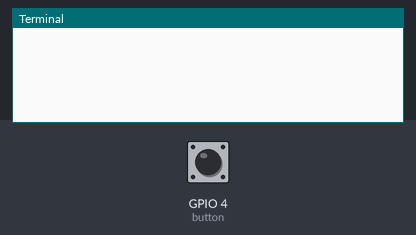
Simulated run of this program. Board: Raspberry Pi (BCM pin numbers). Parts: the last lines printed to the terminal. The test bench sets the inputs (shaded band); at power-on: GPIO 4 (button) HIGH.

Above: at 1.2 s.
1.3 s: GPIO 4 (button) pulled LOW for 0.15 s
At 2.0 s:
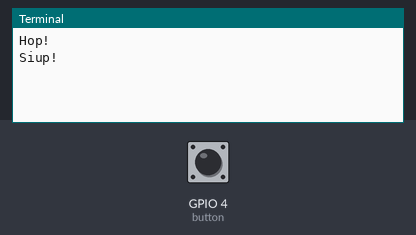
2.9 s: GPIO 4 (button) pulled LOW for 3.2 s
At 4.5 s:
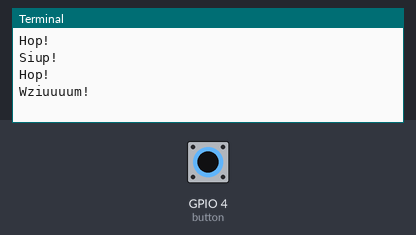

Measured:
- after the input at 1.3 s, the terminal: prints a new line at once (image 1)
- after the input at 2.9 s, the terminal: prints a new line after 1.0 s (image 2)

The program:

Button_test.py
```python
from gpiozero import Button
from signal import pause

button = Button(4)


def pressed():
    print("Hop!")


def released():
    print("Siup!")


def held():
    print("Wziuuuum!")


button.when_held = held
button.when_activated = pressed
button.when_deactivated = released

pause()
```
